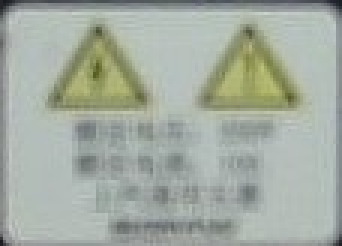
#> input picture Project_Lvxincan/rec_small1.jpg, 114 x 82 px (shown 3 times larger)
$ python 'match&print4corners.py' --input2 rec_small1.jpg
#> lines starting #> are read from the running program, lines starting #| are printed output that depends on the picture
# openCV official version to find a known object in a scene
#coding=utf-8
# 实际测试可用，输出4个角点的位置，但是精确度方面需要想办法进一步提高，2019.1.2
# from __future__ import print_function
import cv2 as cv
import numpy as np
import argparse
parser = argparse.ArgumentParser(description='Code for Feature Matching with FLANN tutorial.')
parser.add_argument('--input1', help='Path to input image 1.', default='rec_small1.jpg')
parser.add_argument('--input2', help='Path to input image 2.', default='frame24.jpg')
args = parser.parse_args()
img_object = cv.imread(args.input1, cv.IMREAD_GRAYSCALE)
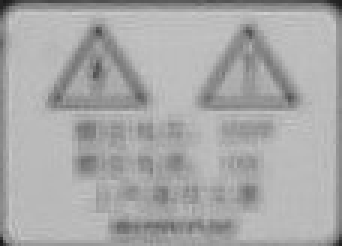
#> img_object: shape (82, 114) (shown 3 times larger); min 26, max 209, mean 168.3
img_scene = cv.imread(args.input2, cv.IMREAD_GRAYSCALE)
if img_object is None or img_scene is None:
    print('Could not open or find the images!')
    exit(0)
#-- Step 1: Detect the keypoints using SURF Detector, compute the descriptors
minHessian = 400
#> (the run stopped early here; a loop or call above may not have finished)
